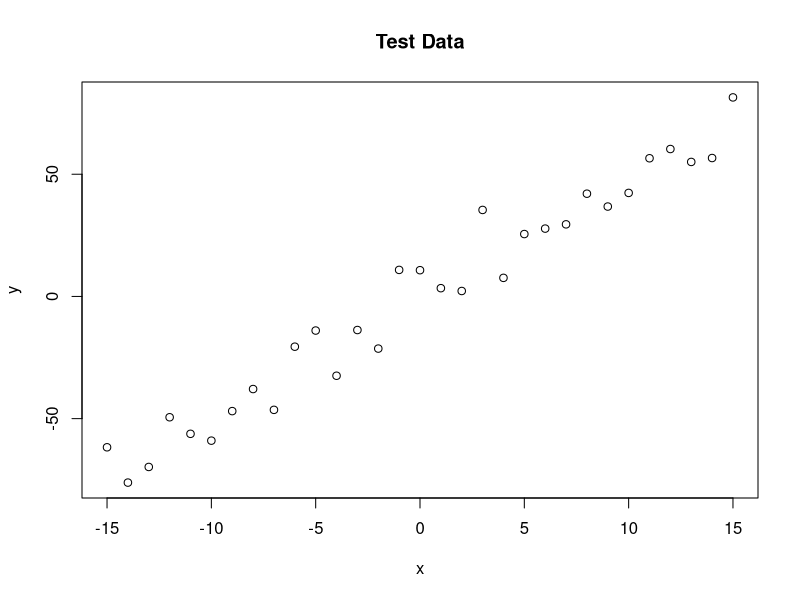
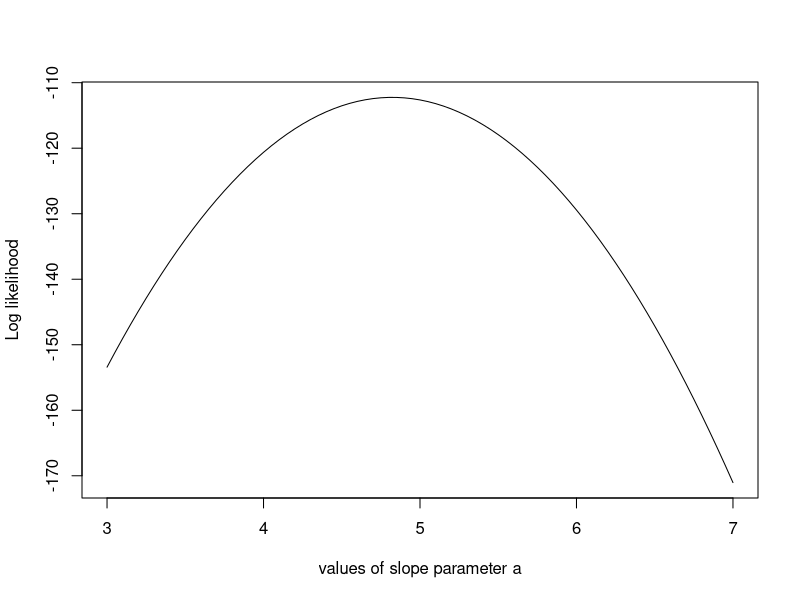
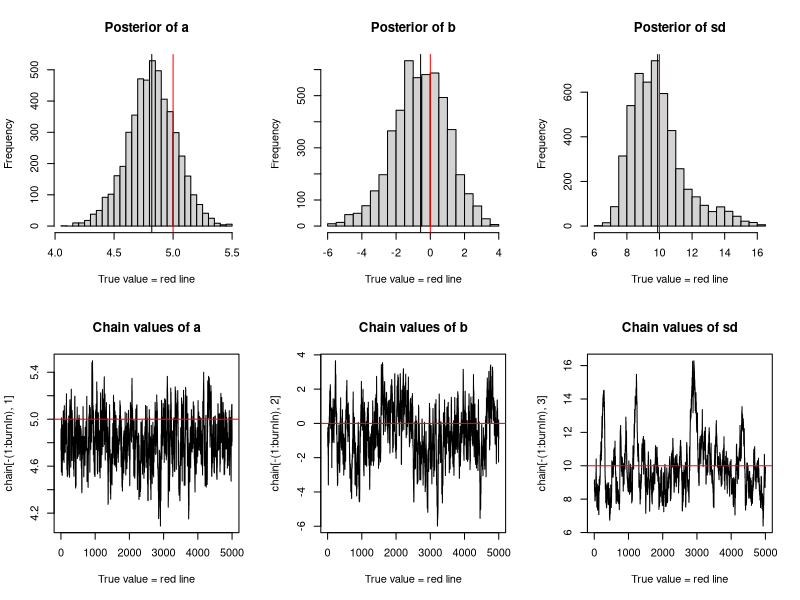

The R script that drew these images, in order:
rm(list = ls())

trueA = 5
trueB = 0
trueSd = 10
sampleSize = 31

# create independent x-values
x =(-(sampleSize-1)/2):((sampleSize-1)/2)
# create dependent values according to ax + b + N(0,sd)
y = trueA * x + trueB + rnorm(n=sampleSize,mean=0,sd=trueSd)

plot(x,y, main="Test Data")

likelihood <- function(param){
  a = param[1]
  b = param[2]
  sd = param[3]
  
  pred = a*x + b
  singlelikelihoods = dnorm(y, mean = pred, sd = sd, log = T)
  sumll = sum(singlelikelihoods)
  return(sumll)
}


# Example: plot the likelihood profile of the slope a
slopevalues = function(x){return(likelihood(c(x, trueB, trueSd)))}

slopelikelihoods = lapply(seq(3, 7, by=.05), slopevalues )
plot (seq(3, 7, by=.05), 
      slopelikelihoods , 
      type="l", xlab = "values of slope parameter a", ylab = "Log likelihood")



prior = function(param){
  a = param[1]
  b = param[2]
  sd = param[3]
  aprior = dunif(a, min=0, max=10, log = T)
  bprior = dnorm(b, sd = 5, log = T)
  sdprior = dunif(sd, min=0, max=30, log = T)
  return(aprior+bprior+sdprior)
}


posterior = function(param){
  return (likelihood(param) + prior(param))
}


proposalfunction = function(param){
  return(rnorm(3,mean = param, sd= c(0.1,0.5,0.3)))
}

run_metropolis_MCMC = function(startvalue, iterations){
  chain = array(dim = c(iterations+1,3))
  chain[1,] = startvalue
  for (i in 1:iterations){
    proposal = proposalfunction(chain[i,])
    
    probab = exp(posterior(proposal) - posterior(chain[i,]))
    if (runif(1) < probab){
      chain[i+1,] = proposal
    }else{
      chain[i+1,] = chain[i,]
    }
  }
  return(chain)
}


startvalue = c(4,0,10)
chain = run_metropolis_MCMC(startvalue, 10000)

burnIn = 5000
acceptance = 1-mean(duplicated(chain[-(1:burnIn),]))



par(mfrow = c(2,3))
hist(chain[-(1:burnIn),1],nclass=30, , main="Posterior of a", xlab="True value = red line" )
abline(v = mean(chain[-(1:burnIn),1]))
abline(v = trueA, col="red" )
hist(chain[-(1:burnIn),2],nclass=30, main="Posterior of b", xlab="True value = red line")
abline(v = mean(chain[-(1:burnIn),2]))
abline(v = trueB, col="red" )
hist(chain[-(1:burnIn),3],nclass=30, main="Posterior of sd", xlab="True value = red line")
abline(v = mean(chain[-(1:burnIn),3]) )
abline(v = trueSd, col="red" )
plot(chain[-(1:burnIn),1], type = "l", xlab="True value = red line" , main = "Chain values of a", )
abline(h = trueA, col="red" )
plot(chain[-(1:burnIn),2], type = "l", xlab="True value = red line" , main = "Chain values of b", )
abline(h = trueB, col="red" )
plot(chain[-(1:burnIn),3], type = "l", xlab="True value = red line" , main = "Chain values of sd", )
abline(h = trueSd, col="red" )

# for comparison:
summary(lm(y~x))
